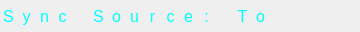
   <widget class="QGroupBox" name="group_line1">
    <property name="geometry">
     <rect>
      <x>370</x>
      <y>152</y>
      <width>360</width>
      <height>32</height>
     </rect>
    </property>
    <property name="styleSheet">
     <string notr="true">border: 0px</string>
    </property>
    <property name="title">
     <string/>
    </property>
    <widget class="QLabel" name="lcd_1_1">
     <property name="geometry">
      <rect>
       <x>18</x>
       <y>0</y>
       <width>17</width>
       <height>32</height>
      </rect>
     </property>
     <property name="font">
      <font>
       <pointsize>12</pointsize>
      </font>
     </property>
     <property name="styleSheet">
      <string notr="true">color: rgb(0, 255, 255)</string>
     </property>
     <property name="lineWidth">
      <number>0</number>
     </property>
     <property name="text">
      <string>y</string>
     </property>
     <property name="textFormat">
      <enum>Qt::PlainText</enum>
     </property>
     <property name="alignment">
      <set>Qt::AlignCenter</set>
     </property>
    </widget>
    <widget class="QLabel" name="lcd_1_2">
     <property name="geometry">
      <rect>
       <x>36</x>
       <y>0</y>
       <width>17</width>
       <height>32</height>
      </rect>
     </property>
     <property name="font">
      <font>
       <pointsize>12</pointsize>
      </font>
     </property>
     <property name="styleSheet">
      <string notr="true">color: rgb(0, 255, 255)</string>
     </property>
     <property name="lineWidth">
      <number>0</number>
     </property>
     <property name="text">
      <string>n</string>
     </property>
     <property name="textFormat">
      <enum>Qt::PlainText</enum>
     </property>
     <property name="alignment">
      <set>Qt::AlignCenter</set>
     </property>
    </widget>
    <widget class="QLabel" name="lcd_1_3">
     <property name="geometry">
      <rect>
       <x>54</x>
       <y>0</y>
       <width>17</width>
       <height>32</height>
      </rect>
     </property>
     <property name="font">
      <font>
       <pointsize>12</pointsize>
      </font>
     </property>
     <property name="styleSheet">
      <string notr="true">color: rgb(0, 255, 255)</string>
     </property>
     <property name="lineWidth">
      <number>0</number>
     </property>
     <property name="text">
      <string>c</string>
     </property>
     <property name="textFormat">
      <enum>Qt::PlainText</enum>
     </property>
     <property name="alignment">
      <set>Qt::AlignCenter</set>
     </property>
    </widget>
    <widget class="QLabel" name="lcd_1_4">
     <property name="geometry">
      <rect>
       <x>72</x>
       <y>0</y>
       <width>17</width>
       <height>32</height>
      </rect>
     </property>
     <property name="font">
      <font>
       <pointsize>12</pointsize>
      </font>
     </property>
     <property name="styleSheet">
      <string notr="true">color: rgb(0, 255, 255)</string>
     </property>
     <property name="lineWidth">
      <number>0</number>
     </property>
     <property name="text">
      <string> </string>
     </property>
     <property name="textFormat">
      <enum>Qt::PlainText</enum>
     </property>
     <property name="alignment">
      <set>Qt::AlignCenter</set>
     </property>
    </widget>
    <widget class="QLabel" name="lcd_1_5">
     <property name="geometry">
      <rect>
       <x>90</x>
       <y>0</y>
       <width>17</width>
       <height>32</height>
      </rect>
     </property>
     <property name="font">
      <font>
       <pointsize>12</pointsize>
      </font>
     </property>
     <property name="styleSheet">
      <string notr="true">color: rgb(0, 255, 255)</string>
     </property>
     <property name="lineWidth">
      <number>0</number>
     </property>
     <property name="text">
      <string>S</string>
     </property>
     <property name="textFormat">
      <enum>Qt::PlainText</enum>
     </property>
     <property name="alignment">
      <set>Qt::AlignCenter</set>
     </property>
    </widget>
    <widget class="QLabel" name="lcd_1_6">
     <property name="geometry">
      <rect>
       <x>108</x>
       <y>0</y>
       <width>17</width>
       <height>32</height>
      </rect>
     </property>
     <property name="font">
      <font>
       <pointsize>12</pointsize>
      </font>
     </property>
     <property name="styleSheet">
      <string notr="true">color: rgb(0, 255, 255)</string>
     </property>
     <property name="lineWidth">
      <number>0</number>
     </property>
     <property name="text">
      <string>o</string>
     </property>
     <property name="textFormat">
      <enum>Qt::PlainText</enum>
     </property>
     <property name="alignment">
      <set>Qt::AlignCenter</set>
     </property>
    </widget>
    <widget class="QLabel" name="lcd_1_7">
     <property name="geometry">
      <rect>
       <x>126</x>
       <y>0</y>
       <width>17</width>
       <height>32</height>
      </rect>
     </property>
     <property name="font">
      <font>
       <pointsize>12</pointsize>
      </font>
     </property>
     <property name="styleSheet">
      <string notr="true">color: rgb(0, 255, 255)</string>
     </property>
     <property name="lineWidth">
      <number>0</number>
     </property>
     <property name="text">
      <string>u</string>
     </property>
     <property name="textFormat">
      <enum>Qt::PlainText</enum>
     </property>
     <property name="alignment">
      <set>Qt::AlignCenter</set>
     </property>
    </widget>
    <widget class="QLabel" name="lcd_1_8">
     <property name="geometry">
      <rect>
       <x>144</x>
       <y>0</y>
       <width>17</width>
       <height>32</height>
      </rect>
     </property>
     <property name="font">
      <font>
       <pointsize>12</pointsize>
      </font>
     </property>
     <property name="styleSheet">
      <string notr="true">color: rgb(0, 255, 255)</string>
     </property>
     <property name="lineWidth">
      <number>0</number>
     </property>
     <property name="text">
      <string>r</string>
     </property>
     <property name="textFormat">
      <enum>Qt::PlainText</enum>
     </property>
     <property name="alignment">
      <set>Qt::AlignCenter</set>
     </property>
    </widget>
    <widget class="QLabel" name="lcd_1_9">
     <property name="geometry">
      <rect>
       <x>162</x>
       <y>0</y>
       <width>17</width>
       <height>32</height>
      </rect>
     </property>
     <property name="font">
      <font>
       <pointsize>12</pointsize>
      </font>
     </property>
     <property name="styleSheet">
      <string notr="true">color: rgb(0, 255, 255)</string>
     </property>
     <property name="lineWidth">
      <number>0</number>
     </property>
     <property name="text">
      <string>c</string>
     </property>
     <property name="textFormat">
      <enum>Qt::PlainText</enum>
     </property>
     <property name="alignment">
      <set>Qt::AlignCenter</set>
     </property>
    </widget>
    <widget class="QLabel" name="lcd_1_10">
     <property name="geometry">
      <rect>
       <x>180</x>
       <y>0</y>
       <width>17</width>
       <height>32</height>
      </rect>
     </property>
     <property name="font">
      <font>
       <pointsize>12</pointsize>
      </font>
     </property>
     <property name="styleSheet">
      <string notr="true">color: rgb(0, 255, 255)</string>
     </property>
     <property name="lineWidth">
      <number>0</number>
     </property>
     <property name="text">
      <string>e</string>
     </property>
     <property name="textFormat">
      <enum>Qt::PlainText</enum>
     </property>
     <property name="alignment">
      <set>Qt::AlignCenter</set>
     </property>
    </widget>
    <widget class="QLabel" name="lcd_1_11">
     <property name="geometry">
      <rect>
       <x>198</x>
       <y>0</y>
       <width>17</width>
       <height>32</height>
      </rect>
     </property>
     <property name="font">
      <font>
       <pointsize>12</pointsize>
      </font>
     </property>
     <property name="styleSheet">
      <string notr="true">color: rgb(0, 255, 255)</string>
     </property>
     <property name="lineWidth">
      <number>0</number>
     </property>
     <property name="text">
      <string>:</string>
     </property>
     <property name="textFormat">
      <enum>Qt::PlainText</enum>
     </property>
     <property name="alignment">
      <set>Qt::AlignCenter</set>
     </property>
    </widget>
    <widget class="QLabel" name="lcd_1_12">
     <property name="geometry">
      <rect>
       <x>216</x>
       <y>0</y>
       <width>17</width>
       <height>32</height>
      </rect>
     </property>
     <property name="font">
      <font>
       <pointsize>12</pointsize>
      </font>
     </property>
     <property name="styleSheet">
      <string notr="true">color: rgb(0, 255, 255)</string>
     </property>
     <property name="lineWidth">
      <number>0</number>
     </property>
     <property name="text">
      <string> </string>
     </property>
     <property name="textFormat">
      <enum>Qt::PlainText</enum>
     </property>
     <property name="alignment">
      <set>Qt::AlignCenter</set>
     </property>
    </widget>
    <widget class="QLabel" name="lcd_1_13">
     <property name="geometry">
      <rect>
       <x>234</x>
       <y>0</y>
       <width>17</width>
       <height>32</height>
      </rect>
     </property>
     <property name="font">
      <font>
       <pointsize>12</pointsize>
      </font>
     </property>
     <property name="styleSheet">
      <string notr="true">color: rgb(0, 255, 255)</string>
     </property>
     <property name="lineWidth">
      <number>0</number>
     </property>
     <property name="text">
      <string>T</string>
     </property>
     <property name="textFormat">
      <enum>Qt::PlainText</enum>
     </property>
     <property name="alignment">
      <set>Qt::AlignCenter</set>
     </property>
    </widget>
    <widget class="QLabel" name="lcd_1_14">
     <property name="geometry">
      <rect>
       <x>252</x>
       <y>0</y>
       <width>17</width>
       <height>32</height>
      </rect>
     </property>
     <property name="font">
      <font>
       <pointsize>12</pointsize>
      </font>
     </property>
     <property name="styleSheet">
      <string notr="true">color: rgb(0, 255, 255)</string>
     </property>
     <property name="lineWidth">
      <number>0</number>
     </property>
     <property name="text">
      <string>o</string>
     </property>
     <property name="textFormat">
      <enum>Qt::PlainText</enum>
     </property>
     <property name="alignment">
      <set>Qt::AlignCenter</set>
     </property>
    </widget>
    <widget class="QLabel" name="lcd_1_15">
     <property name="geometry">
      <rect>
       <x>270</x>
       <y>0</y>
       <width>17</width>
       <height>32</height>
      </rect>
     </property>
     <property name="font">
      <font>
       <pointsize>12</pointsize>
      </font>
     </property>
     <property name="styleSheet">
      <string notr="true">color: rgb(0, 255, 255)</string>
     </property>
     <property name="lineWidth">
      <number>0</number>
     </property>
     <property name="text">
      <string> </string>
     </property>
     <property name="textFormat">
      <enum>Qt::PlainText</enum>
     </property>
     <property name="alignment">
      <set>Qt::AlignCenter</set>
     </property>
    </widget>
    <widget class="QLabel" name="lcd_1_16">
     <property name="geometry">
      <rect>
       <x>288</x>
       <y>0</y>
       <width>17</width>
       <height>32</height>
      </rect>
     </property>
     <property name="font">
      <font>
       <pointsize>12</pointsize>
      </font>
     </property>
     <property name="styleSheet">
      <string notr="true">color: rgb(0, 255, 255)</string>
     </property>
     <property name="lineWidth">
      <number>0</number>
     </property>
     <property name="text">
      <string> </string>
     </property>
     <property name="textFormat">
      <enum>Qt::PlainText</enum>
     </property>
     <property name="alignment">
      <set>Qt::AlignCenter</set>
     </property>
    </widget>
    <widget class="QLabel" name="lcd_1_17">
     <property name="geometry">
      <rect>
       <x>306</x>
       <y>0</y>
       <width>17</width>
       <height>32</height>
      </rect>
     </property>
     <property name="font">
      <font>
       <pointsize>12</pointsize>
      </font>
     </property>
     <property name="styleSheet">
      <string notr="true">color: rgb(0, 255, 255)</string>
     </property>
     <property name="lineWidth">
      <number>0</number>
     </property>
     <property name="text">
      <string> </string>
     </property>
     <property name="textFormat">
      <enum>Qt::PlainText</enum>
     </property>
     <property name="alignment">
      <set>Qt::AlignCenter</set>
     </property>
    </widget>
    <widget class="QLabel" name="lcd_1_18">
     <property name="geometry">
      <rect>
       <x>324</x>
       <y>0</y>
       <width>17</width>
       <height>32</height>
      </rect>
     </property>
     <property name="font">
      <font>
       <pointsize>12</pointsize>
      </font>
     </property>
     <property name="styleSheet">
      <string notr="true">color: rgb(0, 255, 255)</string>
     </property>
     <property name="lineWidth">
      <number>0</number>
     </property>
     <property name="text">
      <string> </string>
     </property>
     <property name="textFormat">
      <enum>Qt::PlainText</enum>
     </property>
     <property name="alignment">
      <set>Qt::AlignCenter</set>
     </property>
    </widget>
    <widget class="QLabel" name="lcd_1_19">
     <property name="geometry">
      <rect>
       <x>342</x>
       <y>0</y>
       <width>17</width>
       <height>32</height>
      </rect>
     </property>
     <property name="font">
      <font>
       <pointsize>12</pointsize>
      </font>
     </property>
     <property name="styleSheet">
      <string notr="true">color: rgb(0, 255, 255)</string>
     </property>
     <property name="lineWidth">
      <number>0</number>
     </property>
     <property name="text">
      <string> </string>
     </property>
     <property name="textFormat">
      <enum>Qt::PlainText</enum>
     </property>
     <property name="alignment">
      <set>Qt::AlignCenter</set>
     </property>
    </widget>
    <widget class="QLabel" name="lcd_1_0">
     <property name="geometry">
      <rect>
       <x>0</x>
       <y>0</y>
       <width>17</width>
       <height>32</height>
      </rect>
     </property>
     <property name="font">
      <font>
       <pointsize>12</pointsize>
      </font>
     </property>
     <property name="styleSheet">
      <string notr="true">color: rgb(0, 255, 255)</string>
     </property>
     <property name="lineWidth">
      <number>0</number>
     </property>
     <property name="text">
      <string>S</string>
     </property>
     <property name="textFormat">
      <enum>Qt::PlainText</enum>
     </property>
     <property name="alignment">
      <set>Qt::AlignCenter</set>
     </property>
    </widget>
    <zorder>lcd_1_1</zorder>
    <zorder>lcd_1_2</zorder>
    <zorder>lcd_1_3</zorder>
    <zorder>lcd_1_4</zorder>
    <zorder>lcd_1_5</zorder>
    <zorder>lcd_1_6</zorder>
    <zorder>lcd_1_7</zorder>
    <zorder>lcd_1_8</zorder>
    <zorder>lcd_1_9</zorder>
    <zorder>lcd_1_10</zorder>
    <zorder>lcd_1_11</zorder>
    <zorder>lcd_1_12</zorder>
    <zorder>lcd_1_13</zorder>
    <zorder>lcd_1_14</zorder>
    <zorder>lcd_1_15</zorder>
    <zorder>background</zorder>
    <zorder>lcd_1_16</zorder>
    <zorder>lcd_1_17</zorder>
    <zorder>lcd_1_18</zorder>
    <zorder>lcd_1_19</zorder>
    <zorder>group_line0</zorder>
    <zorder>lcd_1_0</zorder>
   </widget>
